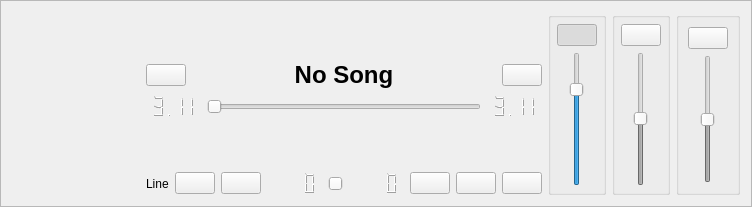
<?xml version="1.0" encoding="UTF-8"?>
<ui version="4.0">
 <class>MediaPlayer</class>
 <widget class="QFrame" name="MediaPlayer">
  <property name="geometry">
   <rect>
    <x>0</x>
    <y>0</y>
    <width>752</width>
    <height>207</height>
   </rect>
  </property>
  <property name="windowTitle">
   <string>Frame</string>
  </property>
  <property name="windowOpacity">
   <double>0.500000000000000</double>
  </property>
  <property name="frameShape">
   <enum>QFrame::StyledPanel</enum>
  </property>
  <property name="frameShadow">
   <enum>QFrame::Raised</enum>
  </property>
  <layout class="QHBoxLayout" name="horizontalLayout_2">
   <item>
    <layout class="QVBoxLayout" name="verticalLayout_3">
     <item>
      <widget class="QLabel" name="cover">
       <property name="minimumSize">
        <size>
         <width>128</width>
         <height>128</height>
        </size>
       </property>
       <property name="maximumSize">
        <size>
         <width>128</width>
         <height>128</height>
        </size>
       </property>
       <property name="pixmap">
        <pixmap resource="../ultraedit.qrc">:/images/nocover.png</pixmap>
       </property>
       <property name="scaledContents">
        <bool>true</bool>
       </property>
      </widget>
     </item>
    </layout>
   </item>
   <item>
    <layout class="QVBoxLayout" name="verticalLayout">
     <item>
      <spacer name="verticalSpacer">
       <property name="orientation">
        <enum>Qt::Vertical</enum>
       </property>
       <property name="sizeHint" stdset="0">
        <size>
         <width>20</width>
         <height>13</height>
        </size>
       </property>
      </spacer>
     </item>
     <item>
      <layout class="QHBoxLayout" name="horizontalLayout_4" stretch="0,1,0">
       <item>
        <widget class="QPushButton" name="songPause">
         <property name="focusPolicy">
          <enum>Qt::TabFocus</enum>
         </property>
         <property name="text">
          <string/>
         </property>
         <property name="icon">
          <iconset theme="media-playback-start">
           <normaloff>.</normaloff>.</iconset>
         </property>
         <property name="iconSize">
          <size>
           <width>32</width>
           <height>32</height>
          </size>
         </property>
        </widget>
       </item>
       <item>
        <widget class="QLabel" name="playerTitle">
         <property name="text">
          <string>&lt;html&gt;&lt;head/&gt;&lt;body&gt;&lt;p align=&quot;center&quot;&gt;&lt;span style=&quot; font-size:xx-large; font-weight:600;&quot;&gt;No Song&lt;/span&gt;&lt;/p&gt;&lt;/body&gt;&lt;/html&gt;</string>
         </property>
        </widget>
       </item>
       <item>
        <widget class="QPushButton" name="songRepeat">
         <property name="focusPolicy">
          <enum>Qt::TabFocus</enum>
         </property>
         <property name="toolTip">
          <string>Repeat</string>
         </property>
         <property name="text">
          <string/>
         </property>
         <property name="icon">
          <iconset theme="media-playlist-repeat">
           <normaloff>.</normaloff>.</iconset>
         </property>
         <property name="iconSize">
          <size>
           <width>32</width>
           <height>32</height>
          </size>
         </property>
         <property name="checkable">
          <bool>true</bool>
         </property>
        </widget>
       </item>
      </layout>
     </item>
     <item>
      <layout class="QHBoxLayout" name="horizontalLayout">
       <item>
        <widget class="QLCDNumber" name="songTimePassed">
         <property name="frameShape">
          <enum>QFrame::NoFrame</enum>
         </property>
         <property name="digitCount">
          <number>4</number>
         </property>
         <property name="value" stdset="0">
          <double>3.110000000000000</double>
         </property>
        </widget>
       </item>
       <item>
        <widget class="QSlider" name="songPos">
         <property name="maximum">
          <number>10000</number>
         </property>
         <property name="singleStep">
          <number>1000</number>
         </property>
         <property name="pageStep">
          <number>30000</number>
         </property>
         <property name="orientation">
          <enum>Qt::Horizontal</enum>
         </property>
        </widget>
       </item>
       <item>
        <widget class="QLCDNumber" name="songTimeRemaining">
         <property name="frameShape">
          <enum>QFrame::NoFrame</enum>
         </property>
         <property name="digitCount">
          <number>4</number>
         </property>
         <property name="value" stdset="0">
          <double>3.110000000000000</double>
         </property>
        </widget>
       </item>
      </layout>
     </item>
     <item>
      <spacer name="verticalSpacer_2">
       <property name="orientation">
        <enum>Qt::Vertical</enum>
       </property>
       <property name="sizeHint" stdset="0">
        <size>
         <width>20</width>
         <height>13</height>
        </size>
       </property>
      </spacer>
     </item>
     <item>
      <layout class="QHBoxLayout" name="horizontalLayout_3">
       <item>
        <widget class="QLabel" name="label">
         <property name="text">
          <string>Line</string>
         </property>
        </widget>
       </item>
       <item>
        <widget class="QPushButton" name="firstLine">
         <property name="focusPolicy">
          <enum>Qt::TabFocus</enum>
         </property>
         <property name="text">
          <string/>
         </property>
         <property name="icon">
          <iconset theme="go-first">
           <normaloff>.</normaloff>.</iconset>
         </property>
        </widget>
       </item>
       <item>
        <widget class="QPushButton" name="prevLine">
         <property name="focusPolicy">
          <enum>Qt::TabFocus</enum>
         </property>
         <property name="text">
          <string/>
         </property>
         <property name="icon">
          <iconset theme="go-previous">
           <normaloff>.</normaloff>.</iconset>
         </property>
        </widget>
       </item>
       <item>
        <widget class="QLCDNumber" name="curLine">
         <property name="frameShape">
          <enum>QFrame::NoFrame</enum>
         </property>
         <property name="digitCount">
          <number>4</number>
         </property>
         <property name="value" stdset="0">
          <double>0.000000000000000</double>
         </property>
        </widget>
       </item>
       <item>
        <widget class="QSlider" name="linePos">
         <property name="minimum">
          <number>1</number>
         </property>
         <property name="orientation">
          <enum>Qt::Horizontal</enum>
         </property>
        </widget>
       </item>
       <item>
        <widget class="QLCDNumber" name="numLines">
         <property name="frameShape">
          <enum>QFrame::NoFrame</enum>
         </property>
         <property name="digitCount">
          <number>4</number>
         </property>
         <property name="value" stdset="0">
          <double>0.000000000000000</double>
         </property>
         <property name="intValue" stdset="0">
          <number>0</number>
         </property>
        </widget>
       </item>
       <item>
        <widget class="QPushButton" name="nextLine">
         <property name="focusPolicy">
          <enum>Qt::TabFocus</enum>
         </property>
         <property name="text">
          <string/>
         </property>
         <property name="icon">
          <iconset theme="go-next">
           <normaloff>.</normaloff>.</iconset>
         </property>
        </widget>
       </item>
       <item>
        <widget class="QPushButton" name="lastLine">
         <property name="focusPolicy">
          <enum>Qt::TabFocus</enum>
         </property>
         <property name="text">
          <string/>
         </property>
         <property name="icon">
          <iconset theme="go-last">
           <normaloff>.</normaloff>.</iconset>
         </property>
        </widget>
       </item>
       <item>
        <widget class="QPushButton" name="repeatLine">
         <property name="focusPolicy">
          <enum>Qt::TabFocus</enum>
         </property>
         <property name="toolTip">
          <string>Repeat</string>
         </property>
         <property name="text">
          <string/>
         </property>
         <property name="icon">
          <iconset theme="media-playlist-repeat">
           <normaloff>.</normaloff>.</iconset>
         </property>
         <property name="checkable">
          <bool>true</bool>
         </property>
        </widget>
       </item>
      </layout>
     </item>
    </layout>
   </item>
   <item>
    <layout class="QHBoxLayout" name="horizontalLayout_7">
     <item>
      <widget class="QGroupBox" name="groupBox_2">
       <property name="title">
        <string/>
       </property>
       <layout class="QVBoxLayout" name="verticalLayout_4">
        <property name="spacing">
         <number>6</number>
        </property>
        <property name="leftMargin">
         <number>6</number>
        </property>
        <property name="topMargin">
         <number>6</number>
        </property>
        <property name="rightMargin">
         <number>6</number>
        </property>
        <property name="bottomMargin">
         <number>6</number>
        </property>
        <item>
         <widget class="QPushButton" name="playMP3">
          <property name="sizePolicy">
           <sizepolicy hsizetype="Minimum" vsizetype="Fixed">
            <horstretch>0</horstretch>
            <verstretch>0</verstretch>
           </sizepolicy>
          </property>
          <property name="focusPolicy">
           <enum>Qt::TabFocus</enum>
          </property>
          <property name="toolTip">
           <string>MP3</string>
          </property>
          <property name="text">
           <string/>
          </property>
          <property name="icon">
           <iconset theme="audio-volume-medium">
            <normaloff>.</normaloff>.</iconset>
          </property>
          <property name="checkable">
           <bool>true</bool>
          </property>
          <property name="checked">
           <bool>true</bool>
          </property>
         </widget>
        </item>
        <item alignment="Qt::AlignHCenter">
         <widget class="QSlider" name="volumeMP3">
          <property name="sizePolicy">
           <sizepolicy hsizetype="Fixed" vsizetype="Expanding">
            <horstretch>0</horstretch>
            <verstretch>0</verstretch>
           </sizepolicy>
          </property>
          <property name="maximum">
           <number>100</number>
          </property>
          <property name="value">
           <number>75</number>
          </property>
          <property name="orientation">
           <enum>Qt::Vertical</enum>
          </property>
         </widget>
        </item>
       </layout>
      </widget>
     </item>
     <item>
      <widget class="QGroupBox" name="groupBox">
       <property name="title">
        <string/>
       </property>
       <property name="flat">
        <bool>false</bool>
       </property>
       <property name="checkable">
        <bool>false</bool>
       </property>
       <layout class="QVBoxLayout" name="verticalLayout_2">
        <property name="spacing">
         <number>6</number>
        </property>
        <property name="leftMargin">
         <number>6</number>
        </property>
        <property name="topMargin">
         <number>6</number>
        </property>
        <property name="rightMargin">
         <number>6</number>
        </property>
        <property name="bottomMargin">
         <number>6</number>
        </property>
        <item>
         <widget class="QPushButton" name="playNotes">
          <property name="focusPolicy">
           <enum>Qt::TabFocus</enum>
          </property>
          <property name="toolTip">
           <string>Notes</string>
          </property>
          <property name="text">
           <string/>
          </property>
          <property name="icon">
           <iconset theme="audio">
            <normaloff>.</normaloff>.</iconset>
          </property>
          <property name="checkable">
           <bool>true</bool>
          </property>
         </widget>
        </item>
        <item alignment="Qt::AlignHCenter">
         <widget class="QSlider" name="volumeMidi">
          <property name="enabled">
           <bool>false</bool>
          </property>
          <property name="sizePolicy">
           <sizepolicy hsizetype="Fixed" vsizetype="Expanding">
            <horstretch>0</horstretch>
            <verstretch>0</verstretch>
           </sizepolicy>
          </property>
          <property name="maximum">
           <number>127</number>
          </property>
          <property name="value">
           <number>64</number>
          </property>
          <property name="orientation">
           <enum>Qt::Vertical</enum>
          </property>
         </widget>
        </item>
       </layout>
      </widget>
     </item>
     <item>
      <widget class="QGroupBox" name="groupBox_3">
       <property name="title">
        <string/>
       </property>
       <layout class="QVBoxLayout" name="verticalLayout_5">
        <item>
         <widget class="QPushButton" name="playVidAudio">
          <property name="focusPolicy">
           <enum>Qt::TabFocus</enum>
          </property>
          <property name="toolTip">
           <string>Video</string>
          </property>
          <property name="text">
           <string/>
          </property>
          <property name="icon">
           <iconset theme="video">
            <normaloff>.</normaloff>.</iconset>
          </property>
          <property name="checkable">
           <bool>true</bool>
          </property>
         </widget>
        </item>
        <item alignment="Qt::AlignHCenter">
         <widget class="QSlider" name="volumeVideo">
          <property name="enabled">
           <bool>false</bool>
          </property>
          <property name="maximum">
           <number>100</number>
          </property>
          <property name="value">
           <number>50</number>
          </property>
          <property name="orientation">
           <enum>Qt::Vertical</enum>
          </property>
         </widget>
        </item>
       </layout>
      </widget>
     </item>
    </layout>
   </item>
  </layout>
 </widget>
 <resources>
  <include location="../ultraedit.qrc"/>
 </resources>
 <connections/>
</ui>
